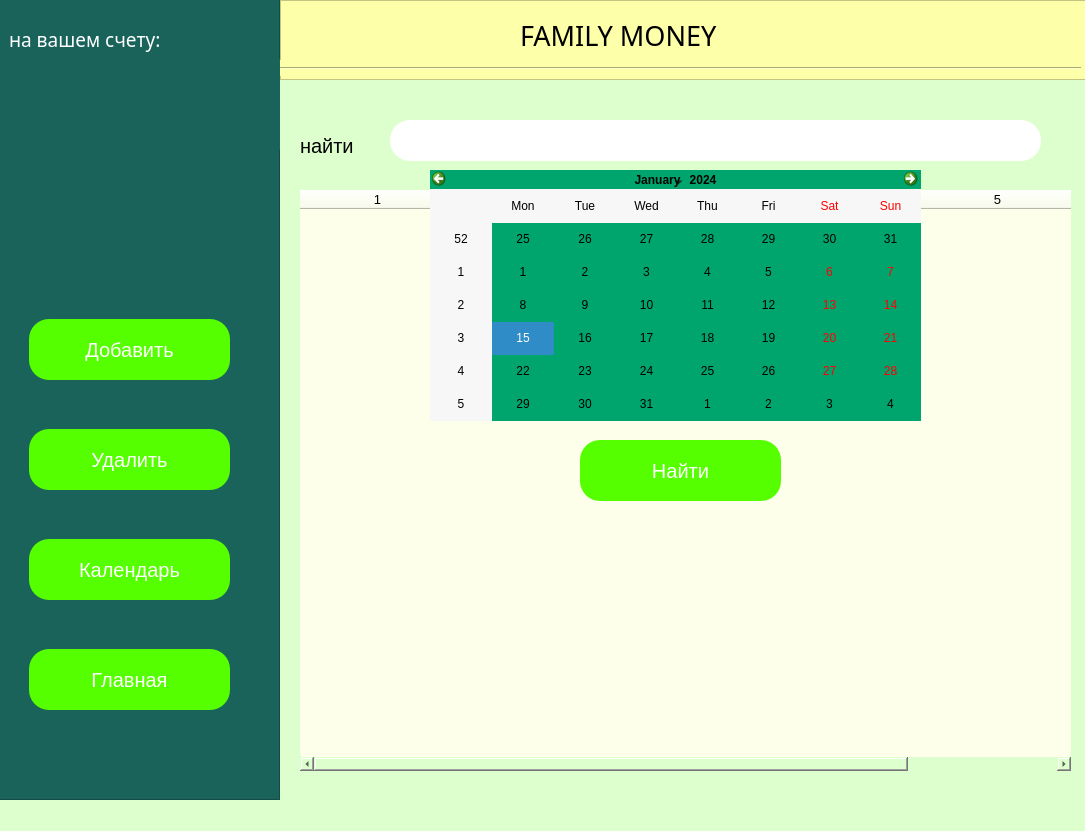
<?xml version="1.0" encoding="UTF-8"?>
<ui version="4.0">
 <class>MainWindow</class>
 <widget class="QMainWindow" name="MainWindow">
  <property name="geometry">
   <rect>
    <x>0</x>
    <y>0</y>
    <width>1085</width>
    <height>831</height>
   </rect>
  </property>
  <property name="windowTitle">
   <string>MainWindow</string>
  </property>
  <property name="styleSheet">
   <string notr="true">background-color: rgb(221, 255, 205);</string>
  </property>
  <widget class="QWidget" name="centralwidget">
   <widget class="QFrame" name="frame">
    <property name="geometry">
     <rect>
      <x>-1</x>
      <y>-11</y>
      <width>281</width>
      <height>811</height>
     </rect>
    </property>
    <property name="styleSheet">
     <string notr="true">background-color: rgb(25, 99, 90)</string>
    </property>
    <property name="frameShape">
     <enum>QFrame::StyledPanel</enum>
    </property>
    <property name="frameShadow">
     <enum>QFrame::Raised</enum>
    </property>
    <widget class="QLabel" name="label_2">
     <property name="geometry">
      <rect>
       <x>10</x>
       <y>30</y>
       <width>211</width>
       <height>41</height>
      </rect>
     </property>
     <property name="font">
      <font>
       <family>Script MT Bold</family>
       <pointsize>14</pointsize>
      </font>
     </property>
     <property name="styleSheet">
      <string notr="true">color: white</string>
     </property>
     <property name="text">
      <string>на вашем счету:</string>
     </property>
    </widget>
    <widget class="QLabel" name="money">
     <property name="geometry">
      <rect>
       <x>10</x>
       <y>70</y>
       <width>271</width>
       <height>91</height>
      </rect>
     </property>
     <property name="font">
      <font>
       <pointsize>30</pointsize>
      </font>
     </property>
     <property name="styleSheet">
      <string notr="true">color: rgb(255, 255, 0)</string>
     </property>
     <property name="text">
      <string/>
     </property>
    </widget>
    <widget class="QPushButton" name="add">
     <property name="geometry">
      <rect>
       <x>30</x>
       <y>330</y>
       <width>201</width>
       <height>61</height>
      </rect>
     </property>
     <property name="styleSheet">
      <string notr="true">font-size: 20px;
background-color: rgb(85, 255, 0);
border-radius: 20px;
color: white;</string>
     </property>
     <property name="text">
      <string>Добавить</string>
     </property>
    </widget>
    <widget class="QPushButton" name="dell">
     <property name="geometry">
      <rect>
       <x>30</x>
       <y>440</y>
       <width>201</width>
       <height>61</height>
      </rect>
     </property>
     <property name="styleSheet">
      <string notr="true">font-size: 20px;
background-color: rgb(85, 255, 0);
border-radius: 20px;
color: white;</string>
     </property>
     <property name="text">
      <string>Удалить</string>
     </property>
    </widget>
    <widget class="QPushButton" name="calendar">
     <property name="geometry">
      <rect>
       <x>30</x>
       <y>550</y>
       <width>201</width>
       <height>61</height>
      </rect>
     </property>
     <property name="styleSheet">
      <string notr="true">font-size: 20px;
background-color: rgb(85, 255, 0);
border-radius: 20px;
color: white;</string>
     </property>
     <property name="text">
      <string>Календарь</string>
     </property>
    </widget>
    <widget class="QPushButton" name="glav">
     <property name="geometry">
      <rect>
       <x>30</x>
       <y>660</y>
       <width>201</width>
       <height>61</height>
      </rect>
     </property>
     <property name="styleSheet">
      <string notr="true">font-size: 20px;
background-color: rgb(85, 255, 0);
border-radius: 20px;
color: white;</string>
     </property>
     <property name="text">
      <string>Главная</string>
     </property>
    </widget>
   </widget>
   <widget class="QFrame" name="frame_2">
    <property name="geometry">
     <rect>
      <x>280</x>
      <y>0</y>
      <width>811</width>
      <height>80</height>
     </rect>
    </property>
    <property name="styleSheet">
     <string notr="true">background-color: rgb(254, 255, 169)</string>
    </property>
    <property name="frameShape">
     <enum>QFrame::StyledPanel</enum>
    </property>
    <property name="frameShadow">
     <enum>QFrame::Raised</enum>
    </property>
    <widget class="QLabel" name="label">
     <property name="geometry">
      <rect>
       <x>240</x>
       <y>10</y>
       <width>261</width>
       <height>51</height>
      </rect>
     </property>
     <property name="font">
      <font>
       <family>Yu Gothic UI Semibold</family>
       <pointsize>20</pointsize>
      </font>
     </property>
     <property name="styleSheet">
      <string notr="true">background-color: rgb(254, 255, 169)</string>
     </property>
     <property name="text">
      <string>FAMILY MONEY</string>
     </property>
    </widget>
    <widget class="Line" name="line">
     <property name="geometry">
      <rect>
       <x>0</x>
       <y>60</y>
       <width>801</width>
       <height>16</height>
      </rect>
     </property>
     <property name="styleSheet">
      <string notr="true">background-color: rgb(254, 255, 169);
color: white</string>
     </property>
     <property name="orientation">
      <enum>Qt::Horizontal</enum>
     </property>
    </widget>
   </widget>
   <widget class="QLineEdit" name="search">
    <property name="geometry">
     <rect>
      <x>390</x>
      <y>120</y>
      <width>651</width>
      <height>41</height>
     </rect>
    </property>
    <property name="styleSheet">
     <string notr="true">background-color: white;
border-radius: 20px;</string>
    </property>
   </widget>
   <widget class="QLabel" name="label_4">
    <property name="geometry">
     <rect>
      <x>300</x>
      <y>130</y>
      <width>71</width>
      <height>31</height>
     </rect>
    </property>
    <property name="styleSheet">
     <string notr="true">font-size: 20px;
font: 63 15pt &quot;Yu Gothic UI Semibold&quot;;</string>
    </property>
    <property name="text">
     <string>найти</string>
    </property>
   </widget>
   <widget class="QTableWidget" name="tableWidget">
    <property name="geometry">
     <rect>
      <x>300</x>
      <y>190</y>
      <width>771</width>
      <height>581</height>
     </rect>
    </property>
    <property name="styleSheet">
     <string notr="true">font-size: 13px;
border-radius: 20px;
background-color: rgb(253, 255, 234);</string>
    </property>
    <property name="columnCount">
     <number>5</number>
    </property>
    <attribute name="horizontalHeaderDefaultSectionSize">
     <number>155</number>
    </attribute>
    <column/>
    <column/>
    <column/>
    <column/>
    <column/>
   </widget>
   <widget class="QCalendarWidget" name="calendarWidget">
    <property name="geometry">
     <rect>
      <x>430</x>
      <y>170</y>
      <width>491</width>
      <height>251</height>
     </rect>
    </property>
    <property name="styleSheet">
     <string notr="true">color: black;
background-color: rgb(0, 165, 110);
border-radius: 20px;</string>
    </property>
   </widget>
   <widget class="QTableWidget" name="dependtable">
    <property name="geometry">
     <rect>
      <x>450</x>
      <y>510</y>
      <width>481</width>
      <height>241</height>
     </rect>
    </property>
    <property name="styleSheet">
     <string notr="true">font-size: 13px;
border-radius: 20px;
background-color: rgb(253, 255, 234);</string>
    </property>
   </widget>
   <widget class="QPushButton" name="find_button">
    <property name="geometry">
     <rect>
      <x>580</x>
      <y>440</y>
      <width>201</width>
      <height>61</height>
     </rect>
    </property>
    <property name="styleSheet">
     <string notr="true">font-size: 20px;
background-color: rgb(85, 255, 0);
border-radius: 20px;
color: white;</string>
    </property>
    <property name="text">
     <string>Найти</string>
    </property>
   </widget>
   <zorder>frame_2</zorder>
   <zorder>frame</zorder>
   <zorder>search</zorder>
   <zorder>label_4</zorder>
   <zorder>tableWidget</zorder>
   <zorder>calendarWidget</zorder>
   <zorder>dependtable</zorder>
   <zorder>find_button</zorder>
  </widget>
  <widget class="QMenuBar" name="menubar">
   <property name="geometry">
    <rect>
     <x>0</x>
     <y>0</y>
     <width>1085</width>
     <height>26</height>
    </rect>
   </property>
  </widget>
  <widget class="QStatusBar" name="statusbar"/>
 </widget>
 <resources/>
 <connections/>
</ui>
